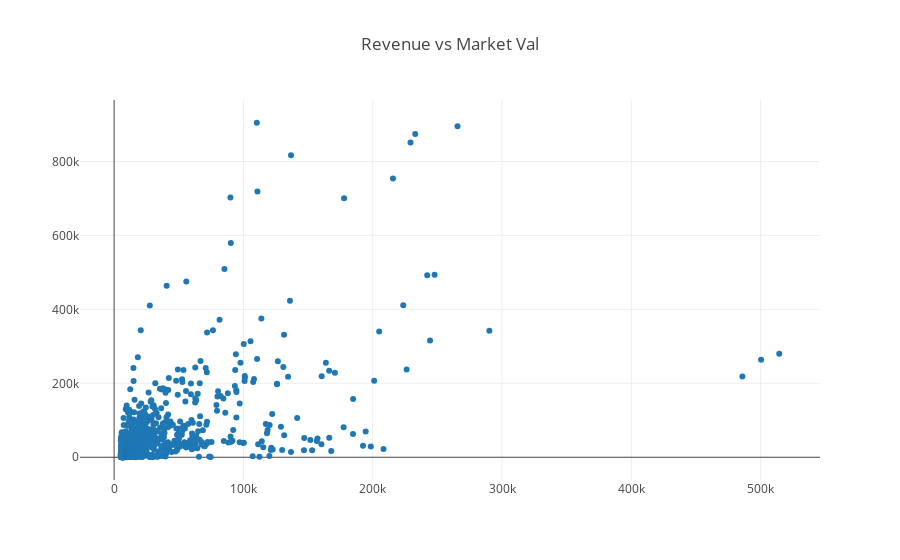

Here is the notebook cell this chart was saved with:
### Code cell
from plotly.graph_objs import Scatter
import pandas as pd

fortune= pd.read_csv("fortune.csv")

data = [Scatter(x=fortune['revenues'], y=fortune['market val'], mode = 'markers', text=fortune['company'])]
layout = Layout(title="Revenue vs Market Val")

fig = Figure(data=data, layout=layout)

plotly.offline.iplot(fig, show_link=False)

# fig = go.Figure(fortune=go.Scatter(x=fortune['revenues'],
#                                 y=fortune['market val'],
#                                 mode='markers',
#                                 marker_color=fortune['year'],
#                                 text=fortune['company'])) # hover text goes here

# fig.update_layout(title='Revenues Vs Market Val')
# fig.show()

### Figure 1 — Plotly figure (JSON) as saved in the notebook; plotly's stock layout.template omitted (floating-point values rounded to 4 significant figures; data arrays with more than 128 entries replaced by an {"elided": "..."} marker saying what was removed)
{"data": [{"mode": "markers", "text": {"elided": "1500 str values"}, "type": "scatter", "x": {"elided": "1500 float values"}, "y": {"elided": "1500 str values"}}], "layout": {"title": "Revenue vs Market Val"}}
